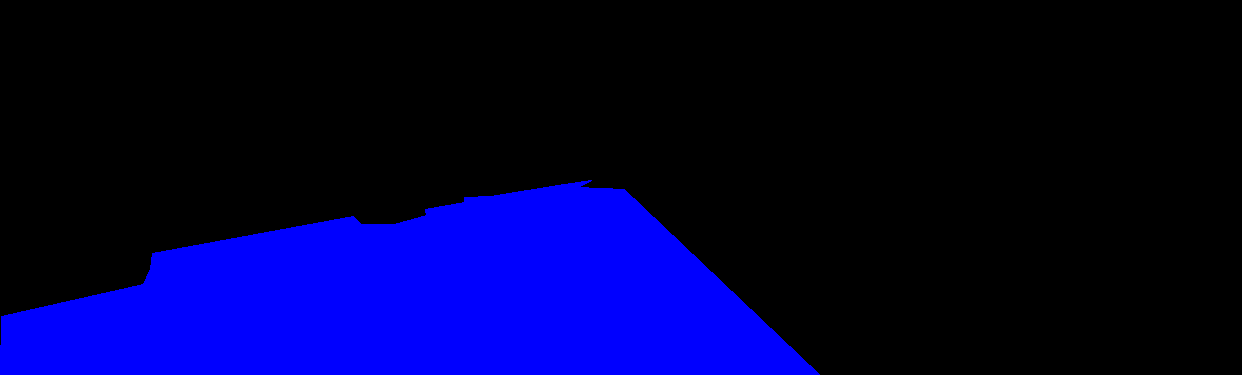
#> input picture metric_calculation/ALL PREDICTED IMAGES/MobNet_um_kitti_AUG_pred_imgs_combined/ground_truth_masks/test_umm_000001.png, 1242 x 375 px
$ python score_calc_and_save_to_pickle.py
#> lines starting #> are read from the running program, lines starting #| are printed output that depends on the picture
### metric_calculation/helpers.py
import pickle


# Classes
class Bidict(dict):
    """
    A bidirectional dictionary object. It creates manages two dictionaries:
        1. the first one has a normal "key to value" mapping
        2. the second one is an inversed verions "value to key" pairs.
    """
    def __init__(self, *args, **kwargs):
        """
        We inherit from the built-in dictionary class
        :param args: typical dictionary arguments
        :param kwargs: typical dict keyword arguments
        """
        super(Bidict, self).__init__(*args, **kwargs)
        self.inverse = {}  # create an inverse dict
        for key, value in self.items():
            self.inverse.setdefault(value, []).append(key)

    # [22 lines left out: functions __setitem__, __delitem__, not called in this run]


# Constants
# This reference Bidict maps the directory names to corresponding model names. This can be automated but for the current
# purposes it will suffice.
ref_dict = Bidict(
    {
        'ensemble_v3_TF_TranspFINETUNED_TranspTF_pred_imgs': 'U-NET Ensemble 1',
        'ensemble_v3_v2_TranspFINETUNED_pred_imgs': 'U-NET Ensemble 2',
        'MobNet_um_kitti_AUG_pred_imgs_combined': 'MobileNet AUG',
        'MobNet_um_kitti_simple_pred_imgs_combined': 'MobileNet simple',
        'UNET_um_kitti_AUG_deconv0.5_pred_imgs_combined': 'U-NET Transposed G-0.5',
        'UNET_um_kitti_AUG_deconv_pred_imgs_combined': 'U-NET Transposed G-1',
        'UNET_um_kitti_AUG_pred_imgs_combined': 'U-NET AUG',
        'UNET_um_kitti_BCE_pred_imgs_combined': 'U-NET BCE',
        'UNET_um_kitti_simple_pred_imgs_combined': 'U-NET simple',
        'UNET_um_umm_kitti_AUG_DECONV1_pred_imgs_combined': 'U-NET Transposed TF',
        'UNET_um_umm_kitti_AUG_DECONV1_TF_FINE_GR_pred_imgs_combined': 'U-NET Transposed FINETUNED',
        'UNET_um_umm_kitti_AUG_v1_pred_imgs_combined': 'U-NET TF v1',
        'UNET_um_umm_kitti_AUG_v2_pred_imgs_combined': 'U-NET TF v2',
        'UNET_um_umm_kitti_AUG_v3_pred_imgs_combined': 'U-NET TF v3',
        'test predictions_pred_imgs': 'Test Model'
    }
)


# Helpers
# [26 lines left out: functions pretty, load_pickled_dict, not called in this run]

### metric_calculation/score_calc_and_save_to_pickle.py
"""
In this file:
    1. We iterate over all prediction image directories one by one (containing the phrase 'pred_imgs' in their names
    with method -> calculate_all_scores_from_dir()
        1.1 Iterate over all their masks (true and pred) and calculate TP,TN,FP,FN,Recall,Precision,PA,IoU,F1
        1.2 Save all results to a model-level dict which will be exported in the end
            1.2.a STRUCTURE FOR DICT:
               S = {
                  image_i: {'TP': int,
                            'TN': int,
                            'FP': int,
                            'FN': int,
                            'Recall': float,
                            'Precision': float,
                            'PA': float,
                            'F1': float,
                            'IoU': float
                            },
                  image_i+1: {'TP',
                              ...,
                              'IoU'
                              },
                  ....,
                  image_n: {'TP',
                            ...,
                            IoU'
                            },
                  ALL: {'TPs' : [ints],
                        'TNs': [ints],
                        'FPs': [ints],
                        'FNs': ...,
                        'Recalls': [floats],
                        'Precisions': ...,
                        'PAs': ...,
                        'F1s': ...,
                        'IoUs': ...'
                        },
                  STATISTICS: {
                                'TP': {
                                        MEAN: float,
                                        STDEV: float,
                                        VARIANCE: float
                                     },
                                ...,
                                'Recall': {...},
                                ...
                               }
                }
        1.3 After directory S has been created, it is returned to the caller method which adds it to a top-level dict
            object TopLvlDict. This TopLvlDict maps each model-level dicts to their names -> {
                                                                                                'model_name1: S1,
                                                                                                'model_name2: S2,
                                                                                                    ...,
                                                                                              }
    2. After the TopLvlDir contains all model scores, it is time to organise their Mean scores in a dictionary.
        2.1 We add a key 'GLOBAL_MEANS' to TopLvlDict which is mapped to the following dict:
            TopLvlDict = {
              model_name1: S1,
              model_name2: S2,
              ...,
              'GLOBAL_MEANS : {
                                'TP': [(model_name1, mean_TPs), (model_name2, mean_TPs), ...],
                                ...,
                                'IoU': [(model_name1, meanIoU), ...]
                              }
            }
    3. Then, we use that GLOBAL_MEANS dict to compare model scores and calculate percentage difference, as well as the
    p-values associated with that difference.
        3.1 We generate another dictionary inside of TopLvlDict that contains all percentage diffs between all possible
            pairs of models for all metrics.
            Method used -> calculate_percentage_difference_for_all_mean_metrics_from_top_score()
            'PERCENTAGE_DIFFS_MODELWISE': {
                                            'model_1:model_2' : {
                                                                    'TP': difference in percentage,
                                                                    'FP': difference in %,
                                                                    ...,
                                                                },
                                            'model_1:model_3':  {
                                                                    'TP': difference in percentage,
                                                                    'FP': difference in %,
                                                                    ...,
                                                                },
                                            ...,
                                          }
        3.2 We also generate a similar dictionary inside TopLvlDict that contains all p-values for all compared models
            across all metrics. Method used -> check_differences_between_all_models()
            'T_TEST_RESULTS': {
                                'model_1:model_2': {
                                                     'TP': t-test statistic,
                                                     'FP': t-test statistic,
                                                   },
                                'model_1:model_3':  {
                                                     'TP': t-test statistic,
                                                     'FP': t-test statistic,
                                                     ...,
                                                    },
                                            ...,
                              }
    4. The final dict we get is:
        TopLvlDict object = {
                              model_1: S1,
                              model_2: S2,
                              ...,
                              model_n: Sn,
                              'GLOBAL_MEANS': {means},
                              'PERCENTAGE_DIFFS_MODELWISE': {difference percentages},
                              'T_TEST_RESULTS': {t-test statistics}
                            }
    5. We export the dictionary as pickle file to perma storage
    6. We access the saved into the dictionary statistics and generate graphs and calculate p values
"""

import sys
import os
import pandas

import numpy as np
import matplotlib.pyplot as plt
import itertools as it

from statistics import mean, variance, stdev
from PIL import Image
from helpers import *
from scipy import stats

plt.rcParams['figure.figsize'] = [15, 7]


def get_iou_score_for_masks(gt_mask_array, pred_mask_array):
    """
    Calculates the IoU score between two masks
    :param gt_mask_array: a ground-truth mask represented as numpy array
    :param pred_mask_array: a predicted mask represented as numpy array
    :return: [int] the IoU score
    """
    intersection = np.logical_and(gt_mask_array, pred_mask_array)
    union = np.logical_or(gt_mask_array, pred_mask_array)
    iou_score = np.sum(intersection) / np.sum(union)
    return iou_score


def get_pixel_performance_for_masks(gt_mask_array, pred_mask_array):
    """
    This method calculates the TP,TN,FP,FP,Recall,Precision and F1 score between two masks
    :param gt_mask_array: a ground-truth mask represented as numpy array
    :param pred_mask_array: a predicted mask represented as numpy array
    :return:
    """
    # Reshape array to shape (N, 3) where N is the product of the width multiplied by the height and 3 is the number of
    # channels of each pixel. The first two channels of the reshaped masks are deleted since they contain zeros in all
    # cases. That is because the class labels are contained only in the Blue color identifier -
    #   background is [0,0,0] and road is [0,0,255]
    gt_mask = np.delete(gt_mask_array.reshape(-1, 3), [0, 1], axis=1)
    pred_mask = np.delete(pred_mask_array.reshape(-1, 3), [0, 1], axis=1)

    # Check whether the shapes of the masks match (they have the same number of pixels)
    assert gt_mask.shape == pred_mask.shape, f'The shapes of the images do not match: \
    \n\t{gt_mask.shape} != {pred_mask.shape}\nConsider reshaping.'

    # count unique values - 0's and 255's. This gives us number of road and background pixel predictions
    # gt_elems, c_gt = np.unique(gt_mask, return_counts=True)
    pred_elems, c_pred = np.unique(pred_mask, return_counts=True)

    # gt_counts = [*zip(gt_elems, c_gt)]
    pred_counts = [*zip(pred_elems, c_pred)]

    # The following conditions are used to get the numbers of matching BACKGROUND predictions b/w
    # the expected mask and the predicted one
    condition_true_0 = (gt_mask == 0)  # put True for every pixel that is a 0 in the gt mask and False elsewhere
    condition_predicted_0 = (pred_mask == 0)  # do same as above for predicted mask
    TN = len(np.where(condition_true_0 & condition_predicted_0)[0])  # get the number of matching True values
    FN = abs(TN - pred_counts[0][1])  # calculate the number of False negatives - the wrong Background predictions
    # print("TN indices:", np.where(condition_true_0 & condition_predicted_0)[0])
    # print(f"TN: {TN}, FN: {FN}, Total: {TN + FN}")

    # The same as above but this time for pixel values 255 (ROAD class)
    condition_true_255 = (gt_mask == 255)
    condition_predicted_255 = (pred_mask == 255)
    TP = len(np.where(condition_true_255 & condition_predicted_255)[0])
    FP = abs(TP - pred_counts[1][1])
    # print("TP indices:", np.where(condition_true_255 & condition_predicted_255)[0])
    # print(f"TP: {TP}, FP: {FP}, Total: {TP + FP}")

    # Using the formulas from Chapter 4. in my dissertation
    accuracy_score = (TP + TN) / (TP + TN + FP + FN)
    recall = TP / (TP + FP)
    precision = TP / (TP + FN)
    F1 = 2 * ((precision * recall) / ((2 * precision) + recall))

    # Create a dict from the metrics for the two masks
    accuracy_stats = {
        'TP': TP,
        'TN': TN,
        'FP': FP,
        'FN': FN,
        'PA': accuracy_score,
        'F1': F1,
        'Recall': recall,
        'Precision': precision
    }
    # return dict to callee method
    return accuracy_stats


def calculate_all_scores_from_dir(prediction_parent_dir, true_label_dir_path, prediction_mask_dir_path):
    """
    Creates a dictionary model-lvl dict as explained above in the docstring comment at beginning of the file (Step 1)
    :param prediction_parent_dir: a directory where the predicted masks and ground truths of a model are
    :param true_label_dir_path: the ground truths
    :param prediction_mask_dir_path: the predicted masks
    :return: a model-level dict containing the scores of the certain model for all metrics
    """
    gt_image_names = sorted([img for img in os.listdir(os.path.join(prediction_parent_dir, true_label_dir_path))
                             if 'test' in img])   # sort image names for masks (both gt and pred filenames match)
    pred_image_names = gt_image_names

    # initialise model-level dict
    dir_level_dict = {'STATISTICS': {},
                      'ALL': {'TPs': [],
                              'TNs': [],
                              'FPs': [],
                              'FNs': [],
                              'Recalls': [],
                              'Precisions': [],
                              'PAs': [],
                              'F1s': [],
                              'IoUs': []
                              }
                      }  # Model-wise dict -> model1_name : dir_level_dict in the bigger dict for all models

    # For each pair of gt and corresponding pred masks, calculate scores and add to model-level dict
    for pair in zip(gt_image_names, pred_image_names):
        image_level_dict = {}  # Image-wise dict -> image_i: image_level_dict in the dir_level_dict
        gt_arr = np.array(Image.open(os.path.join(prediction_parent_dir, true_label_dir_path, pair[0])))
        pred_arr = np.array(Image.open(os.path.join(prediction_parent_dir, prediction_mask_dir_path, pair[1])))
        iou = get_iou_score_for_masks(
            gt_mask_array=gt_arr, pred_mask_array=pred_arr
        )
        pixel_stats = get_pixel_performance_for_masks(
            gt_mask_array=gt_arr, pred_mask_array=pred_arr
        )  # pixel_stats is dict with all metrics - TP,TN,FP,FN,PA,Recall,Precision,F1 <-(key names)
        for metric_name in pixel_stats.keys():
            image_level_dict[metric_name] = pixel_stats[metric_name]
            dir_level_dict['ALL'][metric_name+'s'].append(pixel_stats[metric_name])
        image_level_dict['IoU'] = iou
        dir_level_dict['ALL']['IoUs'].append(iou)

        image_file_name = '_'.join(pair[0].split('_')[1:])
        dir_level_dict[image_file_name] = image_level_dict

    # Statistical scores
    for metric_result_name in dir_level_dict['ALL'].keys():
        current_score_list = dir_level_dict['ALL'][metric_result_name]
        dir_level_dict['STATISTICS'][metric_result_name[:-1]] = {
            'MEAN': mean(current_score_list),
            'STDEV': stdev(current_score_list),
            'VARIANCE': variance(current_score_list)
        }

    return dir_level_dict


# [153 lines left out: functions calculate_percentage_difference_for_all_mean_metrics_from_top_score, check_percentage_diff_between_two_models, check_difference_significance, check_differences_between_all_models, not called in this run]


def iterate_over_all_prediction_dirs(path_to_root='', pickle_save_name='all_scores_dict'):
    """
    This method builds the whole TopLvlDictionary object. It constructs the different sub-dict componenets one by one by
    calling the appropriate methods.
    :param path_to_root: The directory where all directories of all models' predicted images reside.
    :param pickle_save_name: The name to use to save the final dictionary object as a pickle.
    :return: the name of the pickled object that was just saved
    """
    root_contents = os.listdir(path_to_root) if path_to_root else os.listdir()
    directories = [directory_name
                   for directory_name in root_contents
                   if 'pred_imgs' in directory_name]
    top_level_dict = {}
    for i, directory in enumerate(directories):
        print(f"{i + 1}. Iterating over directory: '{directory}'")
        top_level_dict[directory] = calculate_all_scores_from_dir(
            prediction_parent_dir=os.path.join(path_to_root, directory),
            true_label_dir_path='ground_truth_masks',
            prediction_mask_dir_path='predicted_masks'
        )
#> in calculate_all_scores_from_dir, gt_arr is the input picture: shape (375, 1242, 3); mean R, G, B 0, 0, 57.7
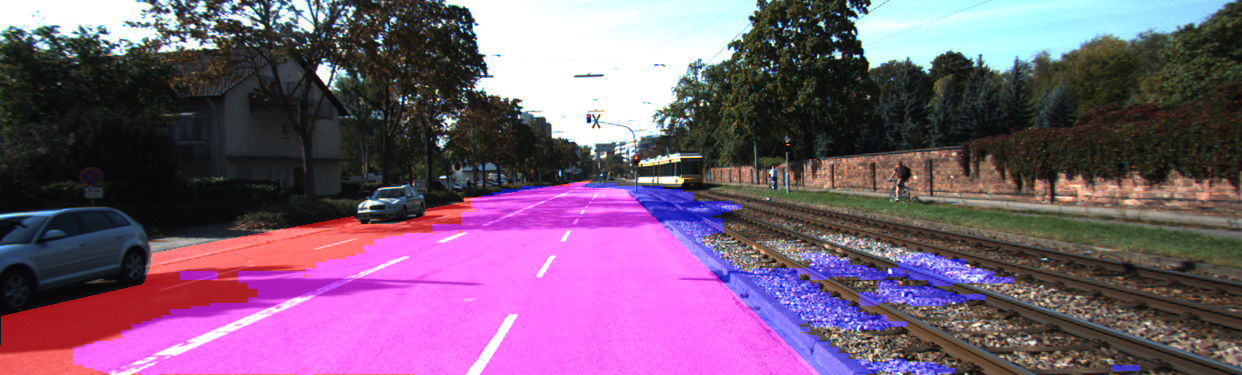
#> input picture metric_calculation/ALL PREDICTED IMAGES/MobNet_um_kitti_AUG_pred_imgs_combined/test_umm_000001.png, 1242 x 375 px, found by its file name
#> in calculate_all_scores_from_dir, pred_arr is the input picture: shape (375, 1242, 3); mean R, G, B 120.4, 91.2, 118.5
#> in get_iou_score_for_masks, `union = np.logical_or(gt_mask_array, pred_mask_array)`:
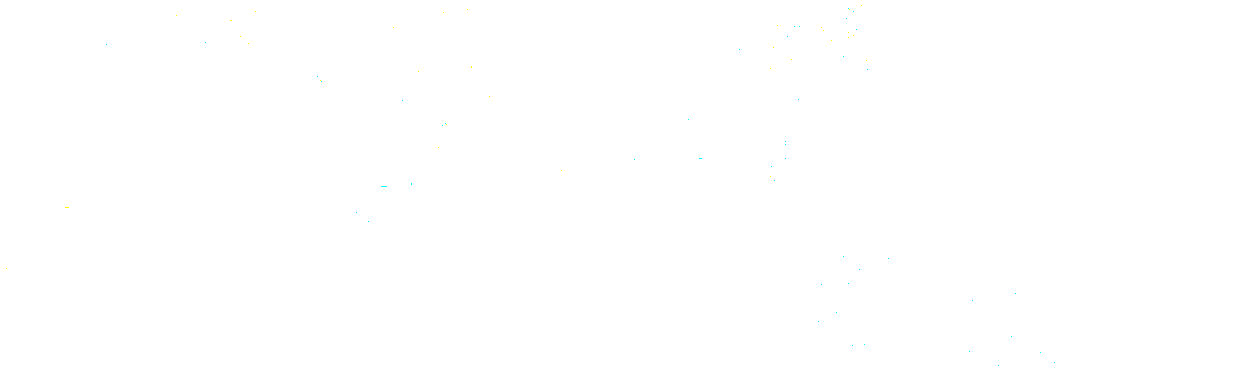
#> union: shape (375, 1242, 3) bool; mean R, G, B 1, 1, 1
#> in get_iou_score_for_masks, `iou_score = np.sum(intersection) / np.sum(union)`: iou_score = 0.0755
#> in get_pixel_performance_for_masks, `pred_elems, c_pred = np.unique(pred_mask, return_counts=True)`: pred_elems = 256 values from 0 to 255; c_pred = 256 values, max 116310 at index 255, min 7 at index 1, mean 1819.3
#> in get_pixel_performance_for_masks, `pred_counts = [*zip(pred_elems, c_pred)]`: pred_counts = 256 pairs, first value 0 to 255, second value 7 to 116310
#> in get_pixel_performance_for_masks, `TN = len(np.where(condition_true_0 & condition_predicted_0)[0])`: TN = 36
#> in get_pixel_performance_for_masks, `FN = abs(TN - pred_counts[0][1])`: FN = 0
#> in get_pixel_performance_for_masks, `TP = len(np.where(condition_true_255 & condition_predicted_255)[0])`: TP = 56679
#> in get_pixel_performance_for_masks, `FP = abs(TP - pred_counts[1][1])`: FP = 56672
#> in get_pixel_performance_for_masks, `accuracy_score = (TP + TN) / (TP + TN + FP + FN)`: accuracy_score = 0.5
#> in get_pixel_performance_for_masks, `precision = TP / (TP + FN)`: precision = 1
#> in get_pixel_performance_for_masks, `F1 = 2 * ((precision * recall) / ((2 * precision) + recall))`: F1 = 0.4
#> in get_pixel_performance_for_masks, `accuracy_stats = { 'TP': TP, 'TN': TN, 'FP': FP, 'FN': FN, 'PA': accur..`: accuracy_stats = {'TP': 56679, 'TN': 36, 'FP': 56672, 'FN': 0, 'PA': 0.5, 'F1': 0.4, 'Recall': 0.5, 'Precision': 1}
#> in calculate_all_scores_from_dir, `pixel_stats = get_pixel_performance_for_masks( gt_mask_array=gt_arr, p..`: pixel_stats has the same summary as accuracy_stats in get_pixel_performance_for_masks
#> the loop in calculate_all_scores_from_dir, `for metric_name in pixel_stats.keys():` made 8 passes
#> metric_name on passes 1 to 8: 'TP', 'TN', 'FP', 'FN', 'PA', 'F1', 'Recall', 'Precision'
#> after the loop in calculate_all_scores_from_dir, `for metric_name in pixel_stats.keys():`: image_level_dict has the same summary as accuracy_stats in get_pixel_performance_for_masks
#> the loop in calculate_all_scores_from_dir, `for metric_result_name in dir_level_dict['ALL'].keys():` made 1 pass
#> (metric_result_name, current_score_list) on pass 1: ('TPs', [56679])
#> after the loop in calculate_all_scores_from_dir, `for metric_result_name in dir_level_dict['ALL'].keys():`: dir_level_dict = 3 items
    print('All calculations have finished.')

    #  Get all stats for all metrics into the format below:
    #     means_dict = {metric_name: [(model1_name, mean_score), ..., (last_model_name, mean_score)],
    #                   another_metric_name: [...],
    #                   ...}
    means_dict = {}
    for model_name in top_level_dict.keys():
        current_means_dict = top_level_dict[model_name]['STATISTICS']
        for metric_name in current_means_dict.keys():
            if metric_name not in means_dict:
                means_dict[metric_name] = [(ref_dict[model_name], current_means_dict[metric_name]['MEAN'])]
            else:
                means_dict[metric_name].append((ref_dict[model_name], current_means_dict[metric_name]['MEAN']))
    pretty(d=means_dict, title='Mean scores for each metric and model')
    top_level_dict['GLOBAL_MEANS'] = means_dict
    top_level_dict = calculate_percentage_difference_for_all_mean_metrics_from_top_score(top_level_dict)

    top_level_dict = check_differences_between_all_models(top_level_dict, ref_dict)

    print('\nCreating pickle...')
    pickle.dump(top_level_dict, open(f'{os.path.join("OUTPUT FILES", pickle_save_name)}.pickle', 'wb'))
    print(f'Pickle saved to [{os.path.join("OUTPUT FILES", pickle_save_name)}.pickle] successfully')
    return f'{pickle_save_name}.pickle'


if __name__ == '__main__':
#> (the run stopped early here; a loop or call above may not have finished)
